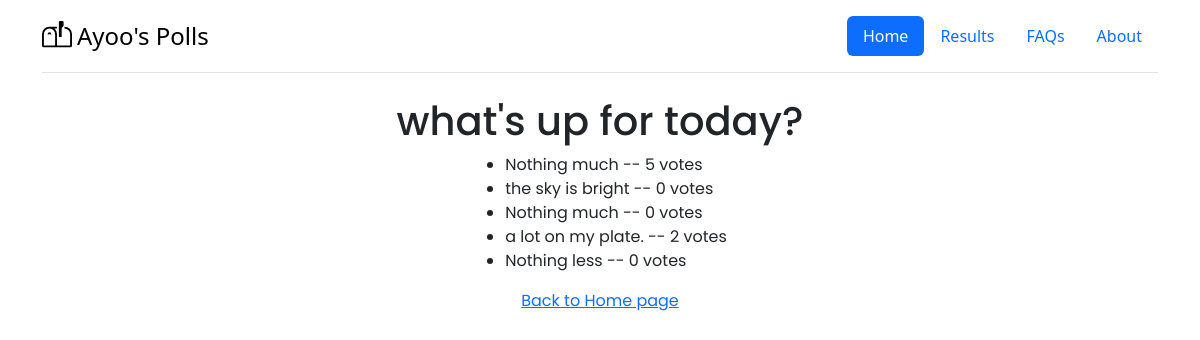
/Polls/1/results/, run on the app's committed database.
### polls/models.py (models this page shows, shortened)
class Question(models.Model):
    question_text = models.CharField(max_length=200)
    pub_date = models.DateTimeField("Published date")

class Choice(models.Model):
    question = models.ForeignKey(Question, on_delete=models.CASCADE)
    choice_text = models.CharField(max_length=200)
    votes = models.IntegerField(default=0)

### polls/views.py (the view)
# urls.py: path("<int:question_id>/results/", views.results, name="results"),
def results(request, question_id):
    question = get_object_or_404(Question, pk=question_id)
    return render(request, "polls/results.html", {
        "question": question,
    })

### polls/templates/polls/results.html
{% extends 'polls/layout.html' %}
{% load static %}
{% block head %}
    <link rel="stylesheet" href="{% static 'polls/result.css' %}">
{% endblock %}
{% block body %}
<div class="container result-info">
    <h1> {{question.question_text}} </h1>
    <ul class="myul">
        {% for choice in question.choice_set.all %}
            <li> {{choice.choice_text}} -- {{choice.votes}} vote{{choice.votes|pluralize}} </li>
        {% endfor %}
    </ul>
    <a href="{% url 'polls:index' %}" style="display: block;">Back to Home page</a>
</div>
{% endblock body %}

### polls/static/polls/result.css (style rules this page uses)
.result-info { font-family: "Poppins"; text-align: center; }
.myul { display: inline-block; text-align: left; }

### data on the page
Question: question_text "what's up for today?"
Choice: choice_text "Nothing much", votes "5"
Choice: choice_text "the sky is bright", votes "0"
Choice: choice_text "Nothing much", votes "0"
Choice: choice_text "a lot on my plate.", votes "2"
Choice: choice_text "Nothing less", votes "0"
